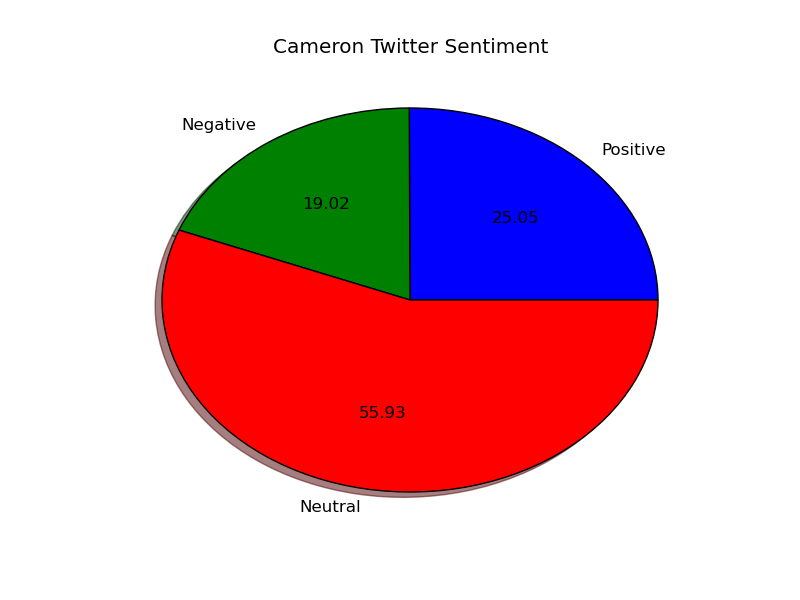

This chart was generated by the following Python code:
'''
A script which takes two files as parameters.A file containing tweet file and a dictionary containing sentiment scores for each term and compares them to produce a sentiment.
'''

import sys
import json
import csv
import re
import operator 
from textblob import TextBlob
from collections import Counter
import nltk
from nltk.tokenize import word_tokenize
from nltk.corpus import stopwords
import string
import matplotlib.pyplot as plt
import os, sys, codecs
from nltk import bigrams
from wordcloud import WordCloud, STOPWORDS, ImageColorGenerator
#import classify
from importlib import reload
import mainfile
reload(mainfile)
from mainfile import query, query_location, dictionary, tweet_file, sentiment_location, wc_location
 
dic={}

print("Gathering Tweet Sentiment............")

'''Read Dictionary'''
def read_dictionary():
    x=0
    with open(dictionary) as f:
        lines=f.readline()
        while(lines!=''):
            lines=f.readline()
            line=lines.split('\t')
            if(len(line) >= 2):
                scores=line[1]
                dic[line[0]]=int(scores)

'''Plots a pic chart for the sentiment scores'''
def tweet_sentiment_plot(cou,pos,neg,neu):
    plt.figure()
    # The slices will be ordered and plotted counter-clockwise.
    labels = 'Positive', 'Negative', 'Neutral'
    values = [pos, neg, neu]
    sub_title="Gathered from a set of ", cou ,"Tweets"
    plt.pie(values, labels=labels, shadow=True, autopct='%.2f')
    plt.title(query.title() + ' Twitter Sentiment')
    plt.suptitle(sub_title, y=0.99, fontsize=12)
    plt.savefig(sentiment_location)

'''Generate a WordCloud'''

def tweet_wordcloud():
    text = open(tweet_file).read()
    #text = " ".join(tweets['text'].values.astype(str))
    no_urls_no_tags = " ".join([word for word in text.split()
                                    if 'http' not in word
                                        and not word.startswith('@')
                                        and word != 'RT'
                                    ])
    wc = WordCloud(background_color="white", max_font_size=40, random_state=42, relative_scaling=.5).generate(no_urls_no_tags)
    plt.figure()
    plt.imshow(wc)
    plt.axis("off")
    plt.savefig(wc_location)
    
'''Read the json time and outputs tweets'''
def tweet():
    count=0
    neu=0
    pos=0
    neg=0
    with open(query_location) as fp:
        for line in fp:
            tweet = json.loads(line)
            #print(tweet["text"])
            try:
                with open(tweet_file, "a") as f:
                    print(tweet["text"],file=f)
            except KeyError:
                continue
    with open(tweet_file) as tweetfile:
        #line=tweetfile.readline()
        for line in tweetfile:
            try:
            #while(line!=''and line!='\n'):
                scores=0
                tup=line.split(" ")
                if(len(tup)>=1):
                    for x in (tup):
                        if x in dic:
                            scores=scores + dic[x]
                            #print (scores)
                            count = count + 1                        
                            if scores > 1:
                                pos = pos +1
                            elif scores < 1:
                                neg = neg + 1
                            else:
                                neu+=1
            except KeyError:
                continue
    tweet_sentiment(count, pos, neg , neu)

'''Calculates Sentiment'''
def tweet_sentiment(c,p,n,ne):
    count=c
    positive=float(p/c)*100
    negative=float(n/c)*100
    neutral=float(ne/c)*100
    tweet_sentiment_plot(count,positive,negative,neutral)
    print ("Total tweets",c)
    #print ("Positive ",float(p/c)*100,"%")
    #print ("Negative ",float(n/c)*100,"%")
    #print ("Neutral ",float(ne/c)*100,"%")
    
#def tweet_cleaning():
   

def main():
    dic ={}
    open(tweet_file, "w")
    read_dictionary
    tweet()
    print("Tweet Sentiment pie chart generated at:", sentiment_location)
    tweet_wordcloud()
    print("Tweet Word Cloud generated at:", wc_location)
if __name__ == '__main__':
    main()
